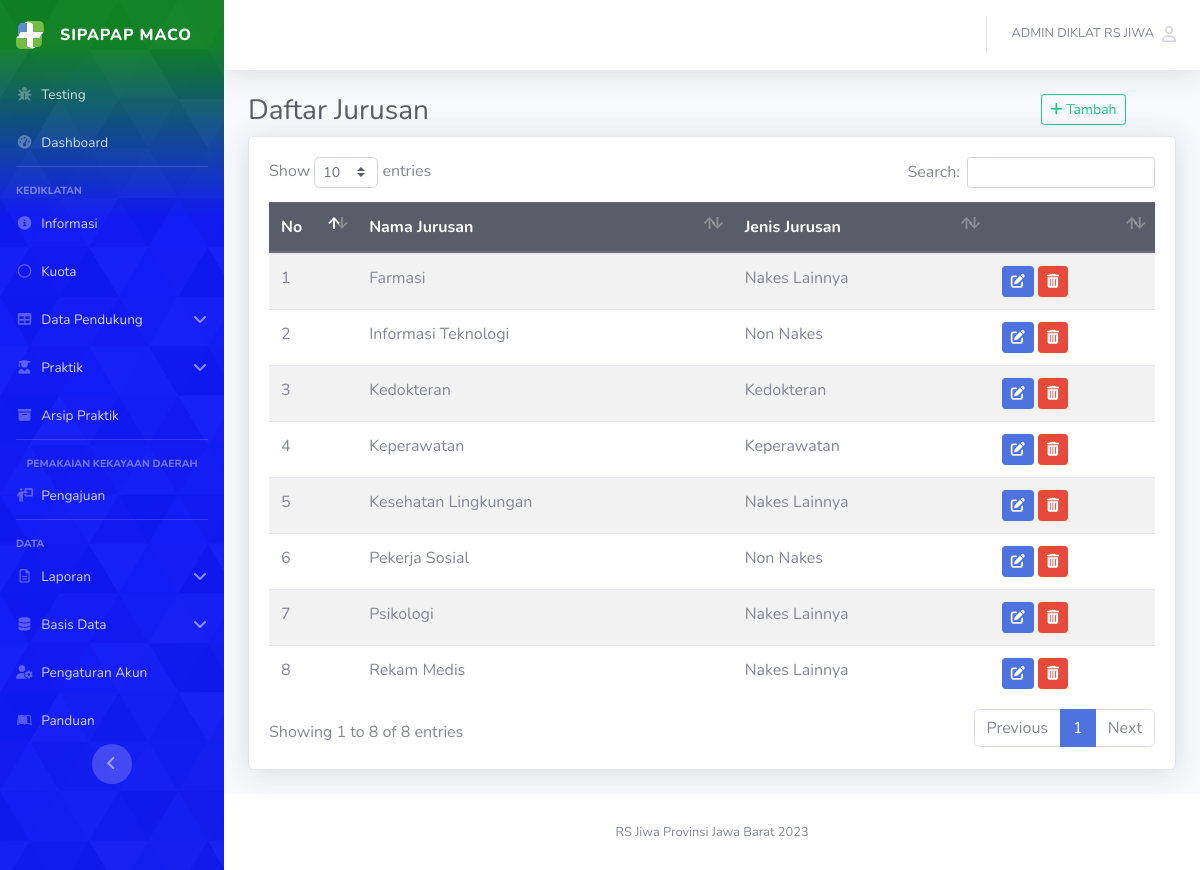
The page /?jrs (signed in) on the database its author committed.
### tables this page shows
CREATE TABLE `tb_jurusan_pdd` (
  `id_jurusan_pdd` int(11) NOT NULL,
  `nama_jurusan_pdd` text NOT NULL,
  `akronim_jurusan_pdd` text DEFAULT NULL,
  `id_jurusan_pdd_jenis` int(11) DEFAULT NULL
);

CREATE TABLE `tb_jurusan_pdd_jenis` (
  `id_jurusan_pdd_jenis` int(11) NOT NULL,
  `nama_jurusan_pdd_jenis` text NOT NULL
);

### _admin/view/v_jurusan.php (the view, shortened to what this page needs)
<div class="container-fluid">
    <div class="row">
        <div class="col-lg-10">
            <h1 class="h3 mb-2 text-gray-800">Daftar Jurusan</h1>
        </div>
        <div class="col-lg-2">
            <a class='btn btn-outline-success btn-sm' href='#' data-toggle='modal' data-target='#jrs_i_m'>
                <i class="fas fa-plus"></i> Tambah
            </a>
        </div>
    </div>
    <div class="card shadow mb-4">
        <div class="card-body">
            <div class="table-responsive">
                <?php
                $sql_jurusan_pdd = "SELECT * FROM tb_jurusan_pdd
                JOIN tb_jurusan_pdd_jenis ON tb_jurusan_pdd.id_jurusan_pdd_jenis = tb_jurusan_pdd_jenis.id_jurusan_pdd_jenis
                ORDER BY nama_jurusan_pdd ASC";
                $q_jurusan_pdd = $conn->query($sql_jurusan_pdd);
                $r_jurusan_pdd = $q_jurusan_pdd->rowCount();
                if ($r_jurusan_pdd > 0) {
                ?>
                    <table class='table table-striped' id="dataTable">
                        <thead class="thead-dark">
                            <tr>
                                <th scope='col'>No</th>
                                <th>Nama Jurusan</th>
                                <th>Jenis Jurusan</th>
                                <th></th>
                            </tr>
                        </thead>
                        <tbody>
                            <?php
                            $no = 1;
                            while ($d_jurusan_pdd = $q_jurusan_pdd->fetch(PDO::FETCH_ASSOC)) {
                            ?>
                                <tr>
                                    <td><?= $no; ?></td>
                                    <td><?= $d_jurusan_pdd['nama_jurusan_pdd']; ?></td>
                                    <td><?= $d_jurusan_pdd['nama_jurusan_pdd_jenis']; ?></td>
                                    <td>
                                        <a title="Ubah" class='btn btn-primary btn-sm' href='#' data-toggle='modal' data-target='<?= "#jrs_u_m" . $d_jurusan_pdd['id_jurusan_pdd']; ?>'>
                                            <i class="fas fa-edit"></i>
                                        </a>
                                        <a title="Hapus" class='btn btn-danger btn-sm' href='#' data-toggle='modal' data-target='<?= "#jrs_d_m" . $d_jurusan_pdd['id_jurusan_pdd']; ?>'>
                                            <i class="fas fa-trash-alt"></i>
                                        </a>
                                    </td>
                                    <?php $no++; ?>
                                </tr>
                            <?php
                            }
                            ?>
                        </tbody>
                    </table>
            </div>
        <?php
                } else {
        ?>
            <h3 class="text-center text-justify"> Data Jurusan Tidak Ada</h3>
        <?php
                }
        ?>
        </div>
    </div>
</div>

### _add-ons/cssCustom.css (style rules this page uses)
.bg-sipapapmaco-abstrack1 { background-color: #5B8BCC; background-attachment: fixed; background-size: cover; }
#dataTable { width:100% !important; }
table { width: 100% !important; }

### rows shown on the page
tb_jurusan_pdd: nama_jurusan_pdd "Farmasi", id_jurusan_pdd_jenis.nama_jurusan_pdd_jenis "Nakes Lainnya"
tb_jurusan_pdd: nama_jurusan_pdd "Informasi Teknologi", id_jurusan_pdd_jenis.nama_jurusan_pdd_jenis "Non Nakes"
tb_jurusan_pdd: nama_jurusan_pdd "Kedokteran", id_jurusan_pdd_jenis.nama_jurusan_pdd_jenis "Kedokteran"
tb_jurusan_pdd: nama_jurusan_pdd "Keperawatan", id_jurusan_pdd_jenis.nama_jurusan_pdd_jenis "Keperawatan"
tb_jurusan_pdd: nama_jurusan_pdd "Kesehatan Lingkungan", id_jurusan_pdd_jenis.nama_jurusan_pdd_jenis "Nakes Lainnya"
tb_jurusan_pdd: nama_jurusan_pdd "Pekerja Sosial", id_jurusan_pdd_jenis.nama_jurusan_pdd_jenis "Non Nakes"
tb_jurusan_pdd: nama_jurusan_pdd "Psikologi", id_jurusan_pdd_jenis.nama_jurusan_pdd_jenis "Nakes Lainnya"
tb_jurusan_pdd: nama_jurusan_pdd "Rekam Medis", id_jurusan_pdd_jenis.nama_jurusan_pdd_jenis "Nakes Lainnya"

### other values the page prints
$_SESSION['nama_user'] "ADMIN DIKLAT RS JIWA"
